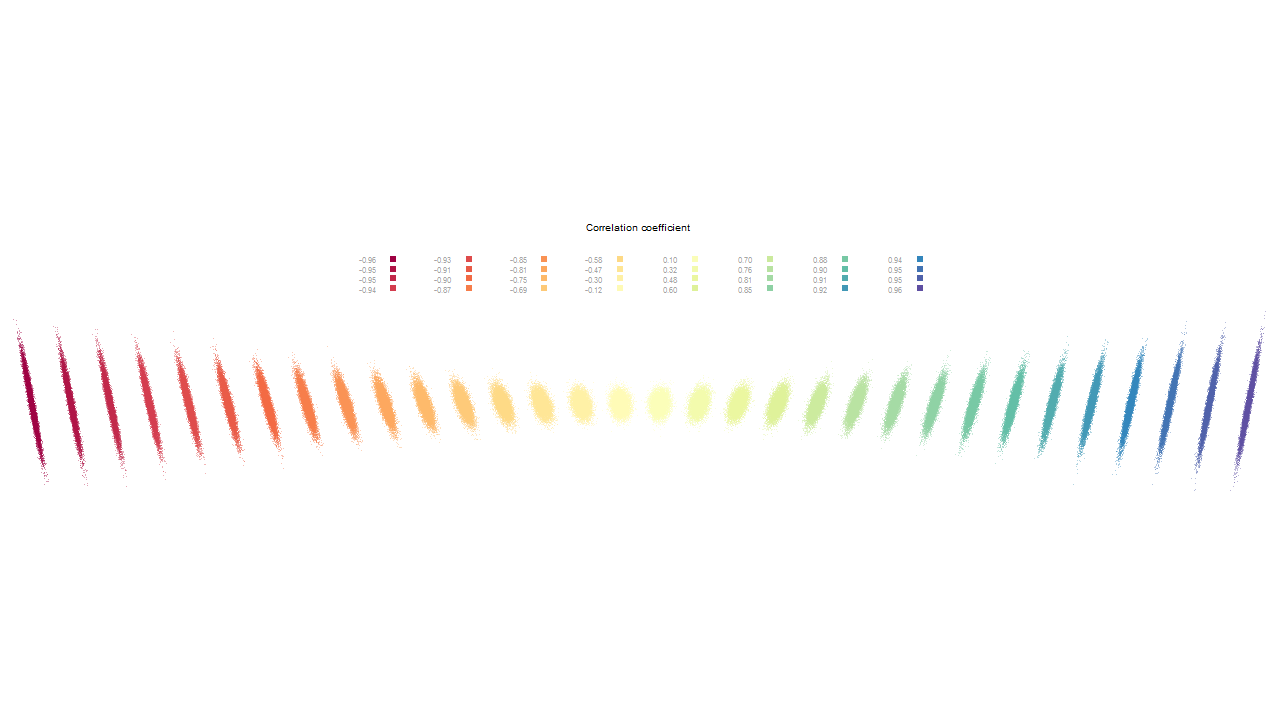

Reproduce this figure in R.
library(lattice)
library(latticeExtra)
library(RColorBrewer)

obs <- 10000
pnl <- 32

x <- rnorm(obs)
x <- rep(x,pnl)
y <- rnorm(obs)
y <- rep(y,pnl)
fac <- seq(1,pnl,length.out=pnl)
fac <- rep(fac, each=obs)

df <- data.frame(fac,x,y)
df$y1 <- rep(seq(-5,5,length.out=pnl),each=obs)*df$x + rnorm(obs*pnl,0,1.5)
df$fac <- as.factor(df$fac)

cocor <- NULL
for(i in 1:pnl){
  kor <- cor(df[(obs*(i-1)+1):(obs*(i-1)+obs),2],df[(obs*(i-1)+1):(obs*(i-1)+obs),4])
  cocor <- c(cocor,kor)
}

corel <- xyplot(y1~x|fac, data=df, aspect="iso", 
                scale = list(draw=FALSE, x="same", y="same"), 
                ylab=NULL, xlab=NULL, strip=FALSE, layout=c(pnl,1),
                par.settings=list(axis.line=list(col="transparent")),
                
                key=list(space="top",
                         title="Correlation coefficient \n",
                         cex.title=0.8,
                         columns=8,
                         cex=0.7,
                         adj=1,
                         text=list(as.character(format(round(cocor,2),nsmall=1)), col="gray65"),
                         points=list(pch=15, cex=1, col=colorRampPalette(brewer.pal(11,"Spectral"))(pnl))),
                
                panel=function(..., subscripts){
                  pn <- panel.number()
                  clr <- colorRampPalette(brewer.pal(11,"Spectral"))(pnl)
                  panel.xyplot(..., col=clr[pn], pch=".",alpha=0.4, cex=1)
                })

plot(corel)
